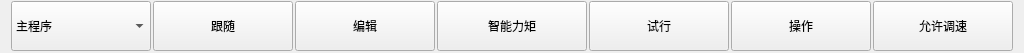
  <widget class="QWidget" name="layoutWidget">
   <property name="geometry">
    <rect>
     <x>10</x>
     <y>530</y>
     <width>1011</width>
     <height>53</height>
    </rect>
   </property>
   <layout class="QHBoxLayout" name="horizontalLayout">
    <property name="spacing">
     <number>2</number>
    </property>
    <property name="topMargin">
     <number>1</number>
    </property>
    <property name="bottomMargin">
     <number>2</number>
    </property>
    <item>
     <widget class="QComboBox" name="coboxProgram">
      <property name="minimumSize">
       <size>
        <width>140</width>
        <height>50</height>
       </size>
      </property>
      <property name="maximumSize">
       <size>
        <width>140</width>
        <height>50</height>
       </size>
      </property>
      <property name="font">
       <font>
        <family>SimSun</family>
       </font>
      </property>
      <property name="styleSheet">
       <string notr="true"/>
      </property>
      <item>
       <property name="text">
        <string>主程序</string>
       </property>
      </item>
      <item>
       <property name="text">
        <string>子程序1</string>
       </property>
      </item>
      <item>
       <property name="text">
        <string>子程序2</string>
       </property>
      </item>
      <item>
       <property name="text">
        <string>子程序3</string>
       </property>
      </item>
      <item>
       <property name="text">
        <string>子程序4</string>
       </property>
      </item>
      <item>
       <property name="text">
        <string>子程序5</string>
       </property>
      </item>
      <item>
       <property name="text">
        <string>子程序6</string>
       </property>
      </item>
      <item>
       <property name="text">
        <string>子程序7</string>
       </property>
      </item>
      <item>
       <property name="text">
        <string>子程序8</string>
       </property>
      </item>
     </widget>
    </item>
    <item>
     <widget class="QPushButton" name="btnFollow">
      <property name="sizePolicy">
       <sizepolicy hsizetype="Preferred" vsizetype="Preferred">
        <horstretch>0</horstretch>
        <verstretch>0</verstretch>
       </sizepolicy>
      </property>
      <property name="minimumSize">
       <size>
        <width>140</width>
        <height>50</height>
       </size>
      </property>
      <property name="maximumSize">
       <size>
        <width>130</width>
        <height>50</height>
       </size>
      </property>
      <property name="font">
       <font>
        <family>SimSun</family>
        <weight>50</weight>
        <bold>false</bold>
       </font>
      </property>
      <property name="styleSheet">
       <string notr="true"/>
      </property>
      <property name="text">
       <string>跟随</string>
      </property>
      <property name="icon">
       <iconset resource="images.qrc">
        <normaloff>:/images/moveto.png</normaloff>:/images/moveto.png</iconset>
      </property>
      <property name="iconSize">
       <size>
        <width>25</width>
        <height>25</height>
       </size>
      </property>
     </widget>
    </item>
    <item>
     <widget class="QPushButton" name="btnEdit">
      <property name="sizePolicy">
       <sizepolicy hsizetype="Preferred" vsizetype="Preferred">
        <horstretch>0</horstretch>
        <verstretch>0</verstretch>
       </sizepolicy>
      </property>
      <property name="minimumSize">
       <size>
        <width>140</width>
        <height>50</height>
       </size>
      </property>
      <property name="maximumSize">
       <size>
        <width>130</width>
        <height>50</height>
       </size>
      </property>
      <property name="font">
       <font>
        <family>SimSun</family>
        <weight>50</weight>
        <bold>false</bold>
       </font>
      </property>
      <property name="styleSheet">
       <string notr="true"/>
      </property>
      <property name="text">
       <string>编辑</string>
      </property>
      <property name="icon">
       <iconset resource="images.qrc">
        <normaloff>:/images/autoPageImages/edit.png</normaloff>:/images/autoPageImages/edit.png</iconset>
      </property>
      <property name="iconSize">
       <size>
        <width>25</width>
        <height>25</height>
       </size>
      </property>
      <property name="checkable">
       <bool>true</bool>
      </property>
     </widget>
    </item>
    <item>
     <widget class="QPushButton" name="btnIntelTorque">
      <property name="sizePolicy">
       <sizepolicy hsizetype="Preferred" vsizetype="Preferred">
        <horstretch>0</horstretch>
        <verstretch>0</verstretch>
       </sizepolicy>
      </property>
      <property name="minimumSize">
       <size>
        <width>150</width>
        <height>50</height>
       </size>
      </property>
      <property name="maximumSize">
       <size>
        <width>150</width>
        <height>50</height>
       </size>
      </property>
      <property name="font">
       <font>
        <family>SimSun</family>
        <weight>50</weight>
        <bold>false</bold>
       </font>
      </property>
      <property name="styleSheet">
       <string notr="true"/>
      </property>
      <property name="text">
       <string>智能力矩</string>
      </property>
      <property name="iconSize">
       <size>
        <width>25</width>
        <height>25</height>
       </size>
      </property>
     </widget>
    </item>
    <item>
     <widget class="QPushButton" name="btnTrial">
      <property name="sizePolicy">
       <sizepolicy hsizetype="Preferred" vsizetype="Preferred">
        <horstretch>0</horstretch>
        <verstretch>0</verstretch>
       </sizepolicy>
      </property>
      <property name="minimumSize">
       <size>
        <width>140</width>
        <height>50</height>
       </size>
      </property>
      <property name="maximumSize">
       <size>
        <width>130</width>
        <height>50</height>
       </size>
      </property>
      <property name="font">
       <font>
        <family>SimSun</family>
        <weight>50</weight>
        <bold>false</bold>
       </font>
      </property>
      <property name="styleSheet">
       <string notr="true"/>
      </property>
      <property name="text">
       <string>试行</string>
      </property>
      <property name="icon">
       <iconset resource="images.qrc">
        <normaloff>:/images/autoPageImages/step_into.png</normaloff>:/images/autoPageImages/step_into.png</iconset>
      </property>
      <property name="iconSize">
       <size>
        <width>20</width>
        <height>20</height>
       </size>
      </property>
     </widget>
    </item>
    <item>
     <widget class="QPushButton" name="btnOperate">
      <property name="sizePolicy">
       <sizepolicy hsizetype="Preferred" vsizetype="Preferred">
        <horstretch>0</horstretch>
        <verstretch>0</verstretch>
       </sizepolicy>
      </property>
      <property name="minimumSize">
       <size>
        <width>140</width>
        <height>50</height>
       </size>
      </property>
      <property name="maximumSize">
       <size>
        <width>130</width>
        <height>50</height>
       </size>
      </property>
      <property name="font">
       <font>
        <family>SimSun</family>
        <weight>50</weight>
        <bold>false</bold>
       </font>
      </property>
      <property name="styleSheet">
       <string notr="true"/>
      </property>
      <property name="text">
       <string>操作</string>
      </property>
      <property name="icon">
       <iconset resource="images.qrc">
        <normaloff>:/images/autoPageImages/operation_auto.png</normaloff>:/images/autoPageImages/operation_auto.png</iconset>
      </property>
      <property name="iconSize">
       <size>
        <width>25</width>
        <height>25</height>
       </size>
      </property>
     </widget>
    </item>
    <item>
     <widget class="QPushButton" name="btnAdjustSpeed">
      <property name="sizePolicy">
       <sizepolicy hsizetype="Preferred" vsizetype="Preferred">
        <horstretch>0</horstretch>
        <verstretch>0</verstretch>
       </sizepolicy>
      </property>
      <property name="minimumSize">
       <size>
        <width>140</width>
        <height>50</height>
       </size>
      </property>
      <property name="maximumSize">
       <size>
        <width>130</width>
        <height>50</height>
       </size>
      </property>
      <property name="font">
       <font>
        <family>SimSun</family>
        <weight>50</weight>
        <bold>false</bold>
       </font>
      </property>
      <property name="styleSheet">
       <string notr="true"/>
      </property>
      <property name="text">
       <string>允许调速</string>
      </property>
      <property name="icon">
       <iconset resource="images.qrc">
        <normaloff>:/images/autoPageImages/adjust_speed.png</normaloff>:/images/autoPageImages/adjust_speed.png</iconset>
      </property>
      <property name="iconSize">
       <size>
        <width>32</width>
        <height>32</height>
       </size>
      </property>
      <property name="checkable">
       <bool>true</bool>
      </property>
     </widget>
    </item>
   </layout>
  </widget>
